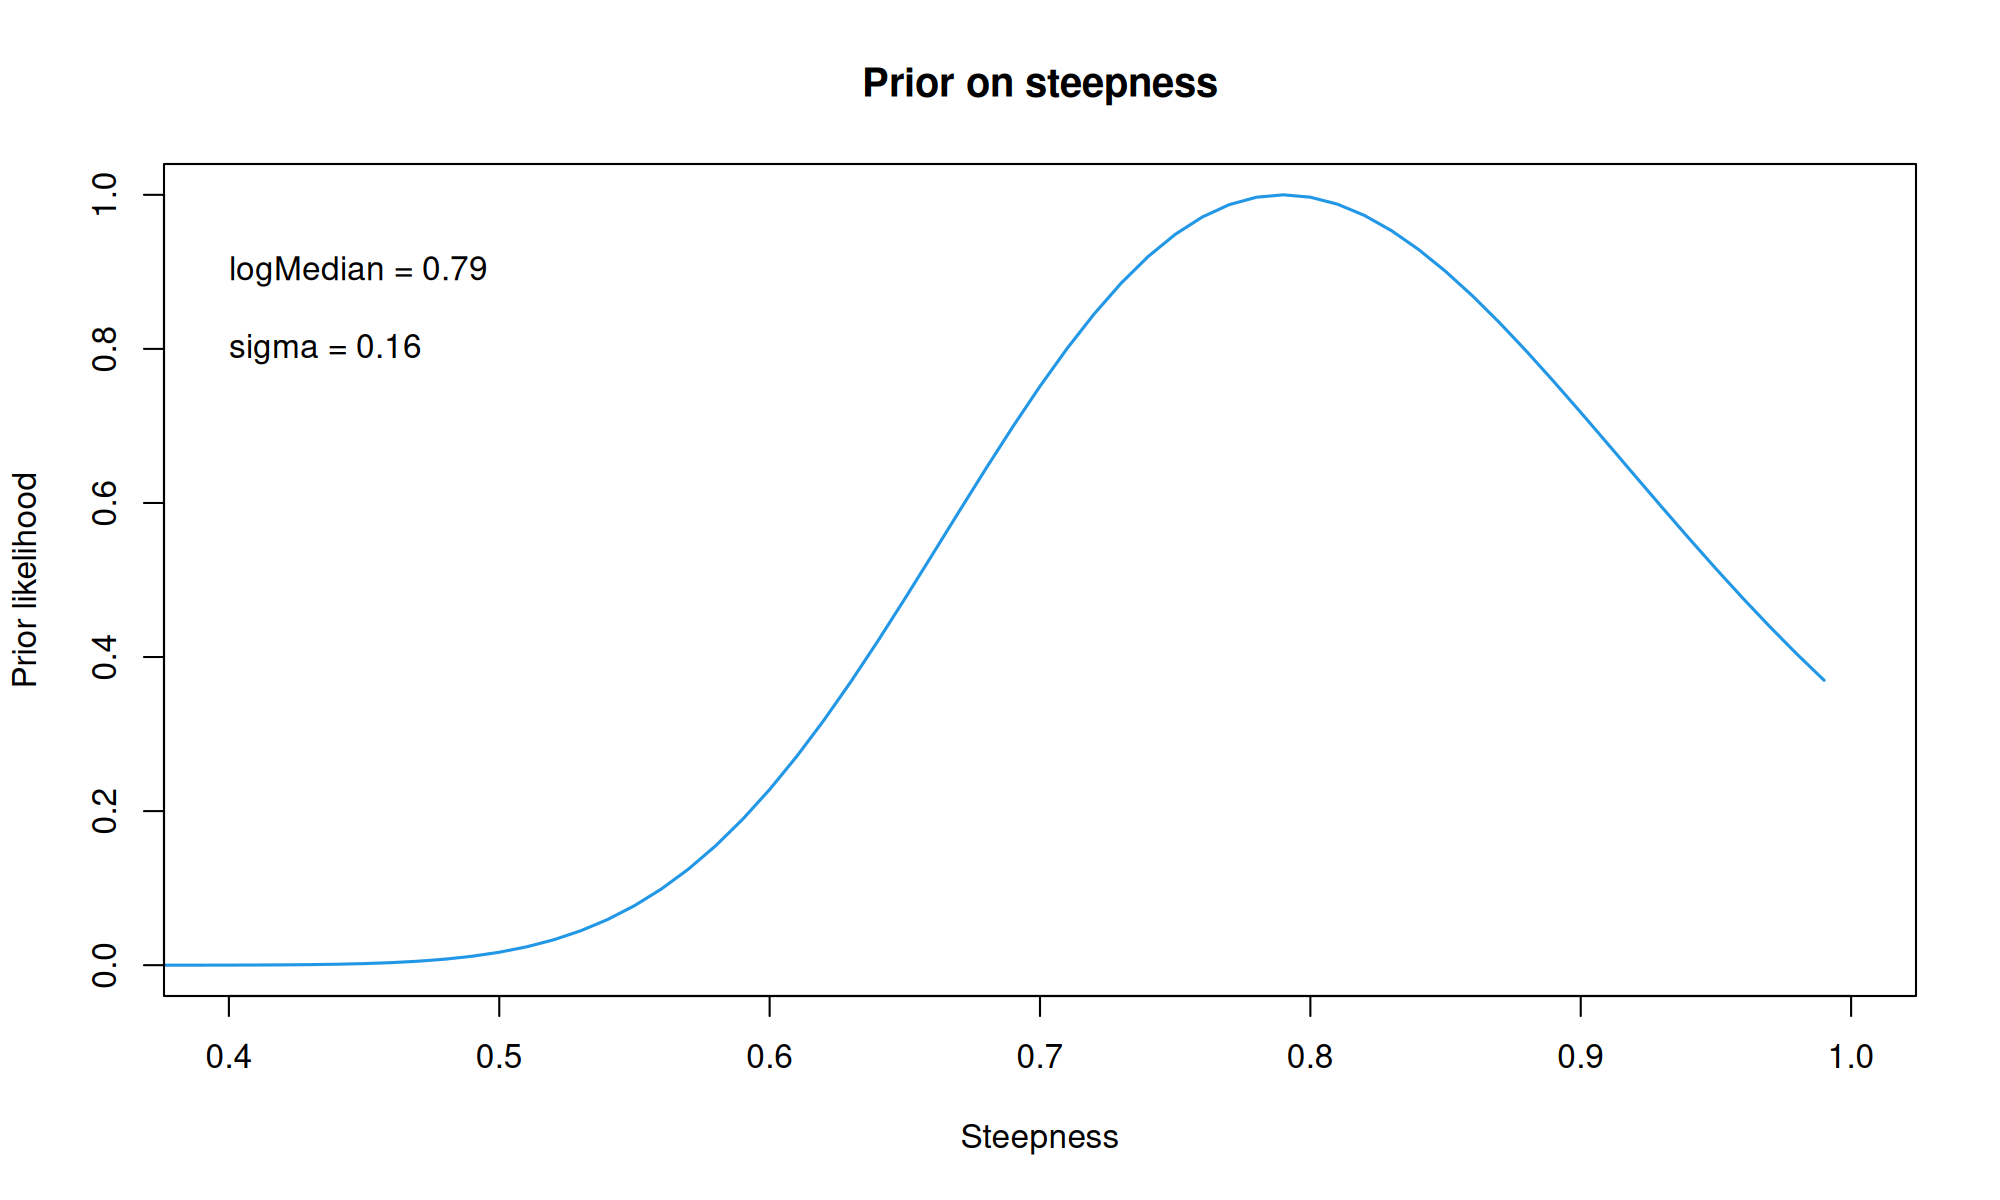

Generate this figure with R:
# Read Table 3
tab3 <- read.table("Munyandorero_2020_Table_3.dat", header=TRUE)

# Rearrange table information
stats <- tab3[c("Statistic", "RedSnapper")]
stats <- as.data.frame(as.list(stats$RedSnapper))
names(stats) <- tab3$Statistic

# Extract main statistics of interest
median <- stats$Median
sigma <- stats$SD

# Stock Synthesis lognormal prior (Type 3) equation from user manual
f <- function(x, m, sd)
{
  1/2 * ((log(x) - m) / sd)^2  # -logL
}

# Calculate prior
min <- 0.20
max <- 0.99
x <- seq(min, max, by=0.01)
ss3prior <- exp(-f(x, log(median), sigma))

# Plot prior
png("prior.png", width=2000, height=1200, res=200)
plot(x, ss3prior, type="l", xlim=c(0.4, 1), xlab="Steepness", ylab="Prior likelihood", lwd=1.5, col=4)
title(main="Prior on steepness")
text(0.4, 0.9, "logMedian = 0.79", adj=0)
text(0.4, 0.8, "sigma = 0.16", adj=0)
dev.off()

# Lower  Upper  Init  logMedian   sigma  Type  Phase
# 0.2    0.99   0.79  -0.2357223  0.16   3     1      0  0  0  0  0  0  0  # SR_BH_steep
